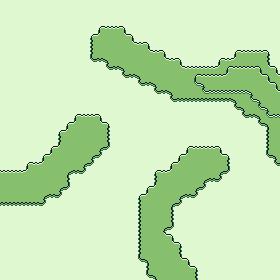

The image is a tile-based game level rendered from a .tmx file. Its description and complete source (layers, tilesets, objects, tile grids) follow:
An orthogonal 35x35 tile map with 8x8 px tiles, 1 tile layer (Tile Layer 1).

<map version="1.10" tiledversion="1.10.2" orientation="orthogonal" renderorder="right-down" width="35" height="35" tilewidth="8" tileheight="8" infinite="0" nextlayerid="2" nextobjectid="1">
 <tileset firstgid="1" source="tiles.tsx" />
 <layer id="1" name="Tile Layer 1" width="35" height="35">
  <data encoding="csv">
20,20,20,20,20,20,20,20,20,20,20,20,20,20,20,20,20,20,20,20,20,20,20,20,20,20,20,20,20,20,20,20,20,20,20,
20,20,20,20,20,20,20,20,20,20,20,20,20,20,20,20,20,20,20,20,20,20,20,20,20,20,20,20,20,20,20,20,20,20,20,
20,20,20,20,20,20,20,20,20,20,20,20,20,20,20,20,20,20,20,20,20,20,20,20,20,20,20,20,20,20,20,20,20,20,20,
20,20,20,20,20,20,20,20,20,20,20,20,121,122,122,123,20,20,20,20,20,20,20,20,20,20,20,20,20,20,20,20,20,20,20,
20,20,20,20,20,20,20,20,20,20,20,121,145,19,19,144,123,20,20,20,20,20,20,20,20,20,20,20,20,20,20,20,20,20,20,
20,20,20,20,20,20,20,20,20,20,20,141,19,19,19,19,144,122,123,20,20,20,20,20,20,20,20,20,20,20,20,20,20,20,20,
20,20,20,20,20,20,20,20,20,20,20,141,19,19,19,19,19,19,144,122,123,20,20,20,20,20,20,20,20,121,122,122,122,123,20,
20,20,20,20,20,20,20,20,20,20,20,161,162,125,19,19,19,19,19,19,144,122,123,20,20,20,20,121,122,145,19,19,19,143,20,
20,20,20,20,20,20,20,20,20,20,20,20,20,161,162,125,19,19,19,19,19,19,144,122,122,122,122,145,181,182,182,182,183,144,123,
20,20,20,20,20,20,20,20,20,20,20,20,20,20,20,161,162,125,19,19,19,19,19,19,181,182,182,182,205,19,19,19,204,183,144,
20,20,20,20,20,20,20,20,20,20,20,20,20,20,20,20,20,161,162,125,19,19,19,19,221,185,19,19,19,19,19,19,19,204,183,
20,20,20,20,20,20,20,20,20,20,20,20,20,20,20,20,20,20,20,161,162,125,19,19,19,221,222,222,222,222,222,185,19,19,204,
20,20,20,20,20,20,20,20,20,20,20,20,20,20,20,20,20,20,20,20,20,161,162,162,162,162,162,162,162,125,19,221,185,19,19,
20,20,20,20,20,20,20,20,20,20,20,20,20,20,20,20,20,20,20,20,20,20,20,20,20,20,20,20,20,161,125,19,221,185,19,
20,20,20,20,20,20,20,20,20,121,122,122,123,20,20,20,20,20,20,20,20,20,20,20,20,20,20,20,20,20,161,162,125,221,222,
20,20,20,20,20,20,20,20,121,145,19,19,144,123,20,20,20,20,20,20,20,20,20,20,20,20,20,20,20,20,20,20,161,125,19,
20,20,20,20,20,20,20,121,145,19,19,19,19,143,20,20,20,20,20,20,20,20,20,20,20,20,20,20,20,20,20,20,20,141,19,
20,20,20,20,20,20,20,141,19,19,19,19,19,143,20,20,20,20,20,20,20,20,20,20,20,20,20,20,20,20,20,20,20,141,19,
20,20,20,20,20,20,121,145,19,19,19,19,124,163,20,20,20,20,20,20,20,20,20,121,122,122,122,123,20,20,20,20,20,141,19,
20,20,20,20,20,121,145,19,19,19,19,124,163,20,20,20,20,20,20,20,20,20,121,145,19,19,19,144,123,20,20,20,20,161,125,
20,20,20,121,122,145,19,19,19,19,124,163,20,20,20,20,20,20,20,20,20,121,145,19,19,19,19,19,143,20,20,20,20,20,161,
122,122,122,145,19,19,19,19,124,162,163,20,20,20,20,20,20,20,20,121,122,145,19,19,19,19,19,124,163,20,20,20,20,20,20,
19,19,19,19,19,19,19,19,143,20,20,20,20,20,20,20,20,20,20,141,19,19,19,19,19,124,162,163,20,20,20,20,20,20,20,
19,19,19,19,19,19,19,124,163,20,20,20,20,20,20,20,20,20,121,145,19,19,19,19,124,163,20,20,20,20,20,20,20,20,20,
19,19,19,19,19,124,162,163,20,20,20,20,20,20,20,20,20,121,145,19,19,19,124,162,163,20,20,20,20,20,20,20,20,20,20,
162,162,162,162,162,163,20,20,20,20,20,20,20,20,20,20,20,141,19,19,19,124,163,20,20,20,20,20,20,20,20,20,20,20,20,
20,20,20,20,20,20,20,20,20,20,20,20,20,20,20,20,20,141,19,19,19,143,20,20,20,20,20,20,20,20,20,20,20,20,20,
20,20,20,20,20,20,20,20,20,20,20,20,20,20,20,20,20,141,19,19,19,143,20,20,20,20,20,20,20,20,20,20,20,20,20,
20,20,20,20,20,20,20,20,20,20,20,20,20,20,20,20,20,141,19,19,124,163,20,20,20,20,20,20,20,20,20,20,20,20,20,
20,20,20,20,20,20,20,20,20,20,20,20,20,20,20,20,20,141,19,19,144,123,20,20,20,20,20,20,20,20,20,20,20,20,20,
20,20,20,20,20,20,20,20,20,20,20,20,20,20,20,20,20,141,19,19,19,144,123,20,20,20,20,20,20,20,20,20,20,20,20,
20,20,20,20,20,20,20,20,20,20,20,20,20,20,20,20,20,141,19,19,19,19,143,20,20,20,20,20,20,20,20,20,20,20,20,
20,20,20,20,20,20,20,20,20,20,20,20,20,20,20,20,20,161,125,19,19,19,144,123,20,20,20,20,20,20,20,20,20,20,20,
20,20,20,20,20,20,20,20,20,20,20,20,20,20,20,20,20,20,141,19,19,19,19,144,123,20,20,20,20,20,20,20,20,20,20,
20,20,20,20,20,20,20,20,20,20,20,20,20,20,20,20,20,20,161,125,19,19,19,19,143,20,20,20,20,20,20,20,20,20,20
</data>
 </layer>
</map>
